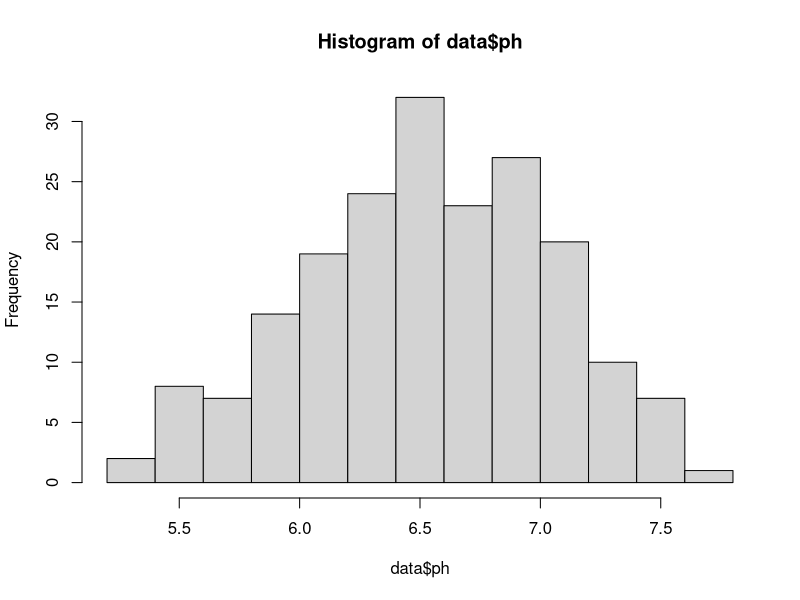

Recreate this plot in R. (Note: this script raises an error after producing the figure.)
#Analyzing data and building linear models with mgPOM as response variable

#setwd("/Users/f003833/Documents/GitHub/FracFarmVT") #caitlin
setwd("C:/Users/F004SPC/Documents/GitHub/FracFarmVT") #erin

##call in the analytical data
data <- read.csv("data_pH.csv")

View(data)
#load your libraries
library(tidyverse)
library(ggplot2)
library(dplyr)
library(corrplot)
library(emmeans)
library(nlme)
library(ggeffects)
library (gmodels)
library(reshape2)
library(car) # for Levene's Test
library(ggpubr) # for easy plotting
library(multcomp) # for Tukey's HSD test
library(cowplot)
library(gridExtra)
library(grid)   # needed for textGrob and gpar

##call in the analytical data
data <- read.csv("data_pH.csv")
View(data)

hist(data$ph)

data <- data %>%
  mutate(AP = case_when(
    Type.x %in% c("Hay", "Pasture") ~ "perennial",
    Type.x %in% c("Veg", "Corn", "Field Crop") ~ "annual",
    TRUE ~ NA_character_  # Set to NA if none of the conditions match
  ))

# Replace 'Type.x' column values with 'Pasture' where 'Field_Code' is 'D7'
data$Type.x[data$Field_Code == "D7"] <- "Pasture"


# Step 2: Define color palette
crop_colors <- c("perennial" = "darkgreen", "annual" = "#cd853f")  # Update if necessary

# Step 3: Create a helper function for plotting
create_regression_plot <- function(data, xvar, yvar, ylabel) {
  ggplot(data, aes(x = !!sym(xvar), y = !!sym(yvar), color = AP)) +
    geom_point(alpha = 0.5) +
    stat_smooth(method = "lm", se = TRUE, color = "black", fill = "gray", alpha = 0.2) +
    labs(x = "Soil Health Index",
         y = ylabel) +
    scale_color_manual(values = crop_colors, name = NULL) +
    theme_minimal() +
    theme(
      axis.title.x = element_text(size = 14),
      axis.title.y = element_text(size = 14),
      axis.text = element_text(size = 12),
      legend.text = element_text(size = 12),
      axis.line = element_line(color = "black", size = 0.5)  # <<---- Add solid axis lines
    )
}

# Step 4: Create the three plots
POC_health <- create_regression_plot(data_clean, "overall.score", "mgCpergSoilP", expression("mg POC g"^-1~"soil"))
MAOC_health <- create_regression_plot(data_clean, "overall.score", "mgCpergSoilM", expression("mg MAOC g"^-1~"soil"))
PropMAOC_health <- create_regression_plot(data_clean, "overall.score", "propM", expression("Proportion of Carbon as MAOC")) +
  ylim(0.3, 0.9)
# Step 5: Format plots (remove individual legends and axis for top two)
format_no_legend_no_xaxis <- function(plot) {
  plot +
    theme(
      legend.position = "none",
      axis.title.x = element_blank(),
      axis.text.x = element_blank(),
      axis.ticks.x = element_blank()
    )
}

POC_health_no_legend <- format_no_legend_no_xaxis(POC_health)
MAOC_health_no_legend <- format_no_legend_no_xaxis(MAOC_health)
# Bottom plot: keep x-axis labels
PropMAOC_health_no_legend <- PropMAOC_health + 
  theme(
    legend.position = "none",
    axis.title.x = element_blank()
  )

# Step 6: Arrange the three plots vertically
Figure_7dhealth <- plot_grid(
  POC_health_no_legend,
  MAOC_health_no_legend,
  PropMAOC_health_no_legend,
  ncol = 1, nrow = 3,
  align = 'v',
  labels = c("a", "b", "c"),
  label_x = 0.05,
  label_y = 1.08
)

# Step 7: Extract shared legend
shared_legend <- get_legend(
  POC_health +
    theme(legend.position = "top",
          legend.title = element_blank(),
          legend.text = element_text(size = 10))
)

# Step 8: Stack legend + plots
Figure_7dhealth_with_legend <- plot_grid(
  shared_legend,
  Figure_7dhealth,
  ncol = 1,
  rel_heights = c(0.08, 1)
)

# Step 9: Add shared x-axis label
final_plot <- plot_grid(
  Figure_7dhealth_with_legend,
  grid::textGrob("Soil Health Index", gp = gpar(fontsize = 14)),
  ncol = 1,
  rel_heights = c(1, 0.05)
)


# Display
print(final_plot)



# Step 10: Save the final figure
ggsave("Figure4_healthv.jpeg", plot = final_plot, width = 15, height = 22, units = "cm", dpi = 600)
